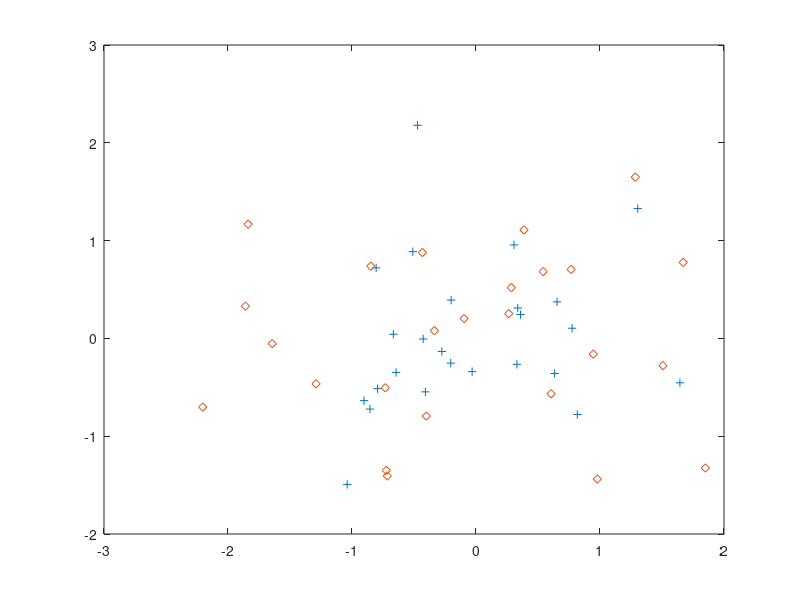

The MATLAB script that drew this image:
N = 25;

% e matrix - 25*2
m1 = repmat([3,5], N, 1);
m2= repmat([5,3], N, 1);

% def  cov  1,1 1,2
S1=[1 1 : 1 2 ];
S2=[1 1 : 1 2];

% randn - gausian - norm dist
% this code is avg = 0, cov normalize
% X1=randn(N, 2);
% X2=randn(N,2);
X1=randn(N, 2);
X2=randn(N,2);
plot(X1(:,1), X1(:,2), '+');
hold on;
plot(X2(:,1), X2(:,2), 'd');